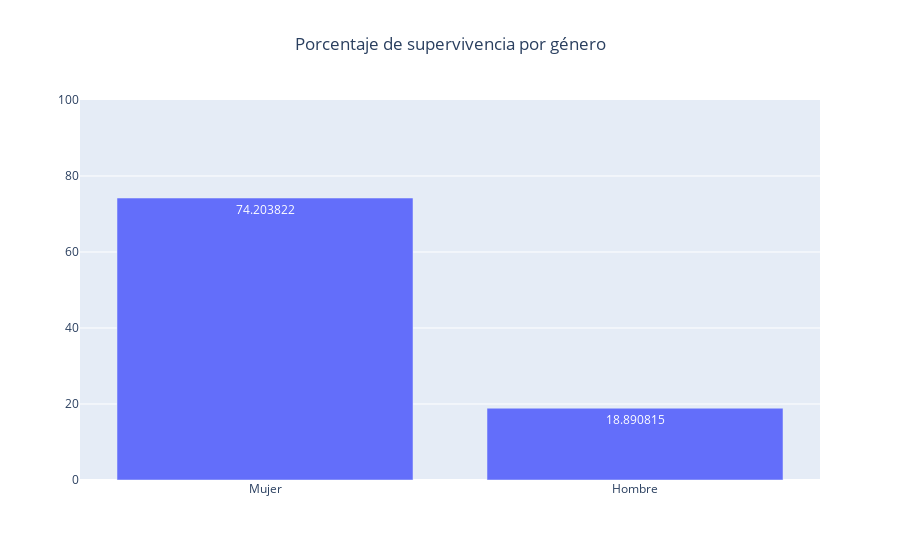

Source (notebook cell):
### Code cell
import plotly.graph_objects as go
x_values = ['Mujer', 'Hombre']
y_values = [74.203822, 18.890815]
fig = go.Figure(data=[go.Bar(x=x_values, y=y_values, text=y_values, textposition='auto')])
fig.update_layout(title='Porcentaje de supervivencia por género', title_x=0.5)
fig.update_yaxes(range=[0, 100])
fig.show()

### Figure 1 — Plotly figure (JSON) as saved in the notebook; plotly's stock layout.template omitted (floating-point values rounded to 4 significant figures)
{"data": [{"text": ["74.203822", "18.890815"], "textposition": "auto", "type": "bar", "x": ["Mujer", "Hombre"], "y": [74.2, 18.89]}], "layout": {"title": {"text": "Porcentaje de supervivencia por género", "x": 0.5}, "yaxis": {"range": [0, 100]}}}
